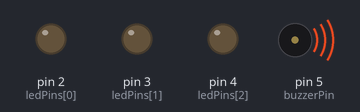
The program below on a simulated Arduino Uno, built with avr-gcc and run on an emulated ATmega328P. Parts: output pins drawn as LEDs (lit = HIGH), buzzer (waves = sounding). Pins used as bus, display or sensor lines are not drawn.

Above: at 0.82 s.
At 1.3 s:
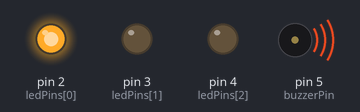
At 5.5 s:
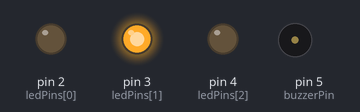
At 8.2 s:
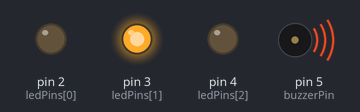
At 9.5 s:
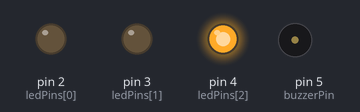
At 16.5 s:
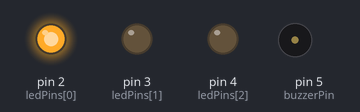
Timing chart, 0 to 17.6 s (numbered marks = the images above):
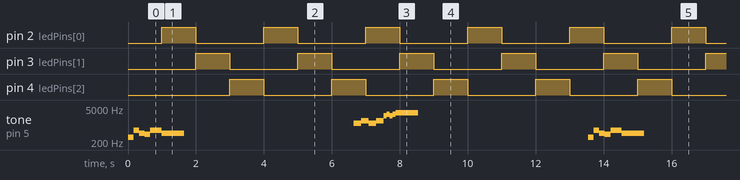

Measured:
- by itself, pin 2 (ledPins[0]), pin 3 (ledPins[1]), pin 4 (ledPins[2]): alternates HIGH for 1.0 s and LOW for 2.0 s
- by itself, tone on pin 5 (buzzerPin): repeats every 13.5 s: 622 Hz 0.16 s, 466 Hz 0.16 s, 415 Hz 0.16 s, 622 Hz 0.33 s, 466 Hz 0.66 s, silent 5.0 s, 2 × (1200 Hz 0.22 s, 1500 Hz 0.22 s), 2 × (2400 Hz 0.09 s, 2800 Hz 0.09 s), 3200 Hz 0.66 s, silent 5.0 s, 311 Hz 0.16 s

The program:

main.cpp
```cpp
#include <Arduino.h>

// --- Windows XP Startup Frequencies (Hz) ---
#define NOTE_DS4 311
#define NOTE_GS4 415
#define NOTE_AS4 466
#define NOTE_DS5 622

// --- Pin Definitions ---
const int ledPins[] = {2, 3, 4};
const int buzzerPin = 5;

// --- LED Timing Variables ---
unsigned long previousLedMillis = 0;
const long ledInterval = 1000;
int currentLed = 0;

// --- Melody Timing Variables ---
unsigned long previousMelodyMillis = 0;
const long melodyInterval = 5000;

// --- Melody Sequencer Variables ---
bool isPlayingMelody = false;
int currentNote = 0;
unsigned long previousNoteMillis = 0;
int currentNoteDuration = 0;

// Flag to track which melody is playing
bool playWindowsMelody = true;

// --- Melody 1: Windows XP ---
int melody1[] = { NOTE_DS4, NOTE_DS5, NOTE_AS4, NOTE_GS4, NOTE_DS5, NOTE_AS4 };
int noteDurations1[] = { 150, 150, 150, 150, 300, 600 };
const int melodyLength1 = 6;

// --- Melody 2: Dial-up Modem (Approximation) ---
int melody2[] = { 1200, 1500, 1200, 1500, 2400, 2800, 2400, 2800, 3200 };
int noteDurations2[] = { 200, 200, 200, 200, 80, 80, 80, 80, 600 };
const int melodyLength2 = 9;


void setup() {
    for (int i = 0; i < 3; i++) {
        pinMode(ledPins[i], OUTPUT);
        digitalWrite(ledPins[i], LOW);
    }

    pinMode(buzzerPin, OUTPUT);
    digitalWrite(buzzerPin, HIGH); // Default to HIGH (silent for Active-Low)

    // Trigger melody at boot
    isPlayingMelody = true;
    currentNote = 0;
    previousNoteMillis = millis();
}

void loop() {
    unsigned long currentMillis = millis();

    // 1. --- LED Alternating Logic ---
    if (currentMillis - previousLedMillis >= ledInterval) {
        previousLedMillis = currentMillis;

        for (int i = 0; i < 3; i++) {
            digitalWrite(ledPins[i], LOW);
        }

        digitalWrite(ledPins[currentLed], HIGH);
        currentLed = (currentLed + 1) % 3;
        digitalWrite(buzzerPin, HIGH); // Force the pin high to guarantee silence
    }

    // 2. --- Melody Trigger Logic ---
    if (!isPlayingMelody && (currentMillis - previousMelodyMillis >= melodyInterval)) {
        isPlayingMelody = true;
        currentNote = 0;
        previousNoteMillis = currentMillis;
        digitalWrite(buzzerPin, HIGH); // Force the pin high to guarantee silence
    }

    // 3. --- Melody Sequencer Logic ---
    if (isPlayingMelody) {
        // Determine which arrays to read from based on the flag
        int currentLen = playWindowsMelody ? melodyLength1 : melodyLength2;
        int currentFreq = playWindowsMelody ? melody1[currentNote] : melody2[currentNote];
        int currentDur = playWindowsMelody ? noteDurations1[currentNote] : noteDurations2[currentNote];

        unsigned long gapTime = currentNoteDuration / 10;

        if (currentNoteDuration > 0 && (currentMillis - previousNoteMillis >= currentNoteDuration)) {
            digitalWrite(buzzerPin, HIGH); // Force the pin high to guarantee silence
        }

        if (currentNoteDuration == 0 || (currentMillis - previousNoteMillis >= (currentNoteDuration + gapTime))) {

            if (currentNote < currentLen) {
                currentNoteDuration = currentDur;

                tone(buzzerPin, currentFreq);

                previousNoteMillis = currentMillis;
                currentNote++;
            } else {
                isPlayingMelody = false;
                currentNoteDuration = 0;

                noTone(buzzerPin);
                digitalWrite(buzzerPin, HIGH); // Used HIGH here to match your hardware

                playWindowsMelody = !playWindowsMelody;

                previousMelodyMillis = currentMillis;
            }
        }
    }
}
```
